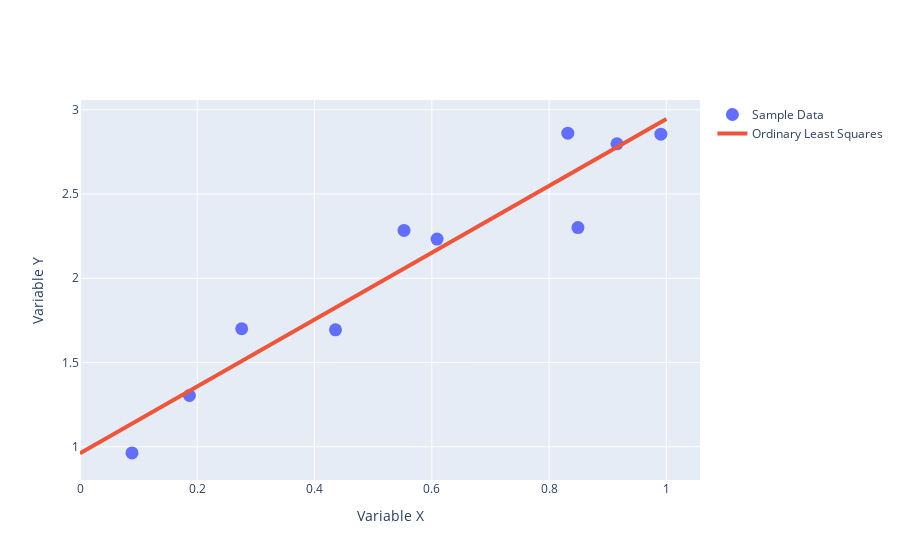

Here is the notebook cell this chart was saved with:
### Markdown cell above
On trace maintenant la solution.

### Code cell
x_gr = np.linspace(0,1,3)
y_gr = b*x_gr+a
trace = Scatter(
    x=X,
    y=Y,
    mode='markers',
    marker=dict(size=13),
    name="Sample Data",
)
trace2 = Scatter(
    x=x_gr,
    y=y_gr,
    mode='lines',
    line=dict(width=4),
    name="Ordinary Least Squares"
)
fig = dict(data=[trace,trace2], layout={})
fig['layout']['xaxis'] = dict(title='Variable X')
fig['layout']['yaxis'] = dict(title='Variable Y')

iplot(fig)

### Figure 1 — Plotly figure (JSON) as saved in the notebook; plotly's stock layout.template omitted (floating-point values rounded to 4 significant figures)
{"data": [{"marker": {"size": 13}, "mode": "markers", "name": "Sample Data", "type": "scatter", "x": [0.609, 0.9158, 0.8319, 0.5526, 0.9906, 0.4357, 0.1866, 0.08866, 0.8492, 0.2758], "y": [2.233, 2.798, 2.861, 2.284, 2.855, 1.694, 1.304, 0.9638, 2.301, 1.7]}, {"line": {"width": 4}, "mode": "lines", "name": "Ordinary Least Squares", "type": "scatter", "x": [0, 0.5, 1], "y": [0.9619, 1.954, 2.945]}], "layout": {"xaxis": {"title": {"text": "Variable X"}}, "yaxis": {"title": {"text": "Variable Y"}}}}
